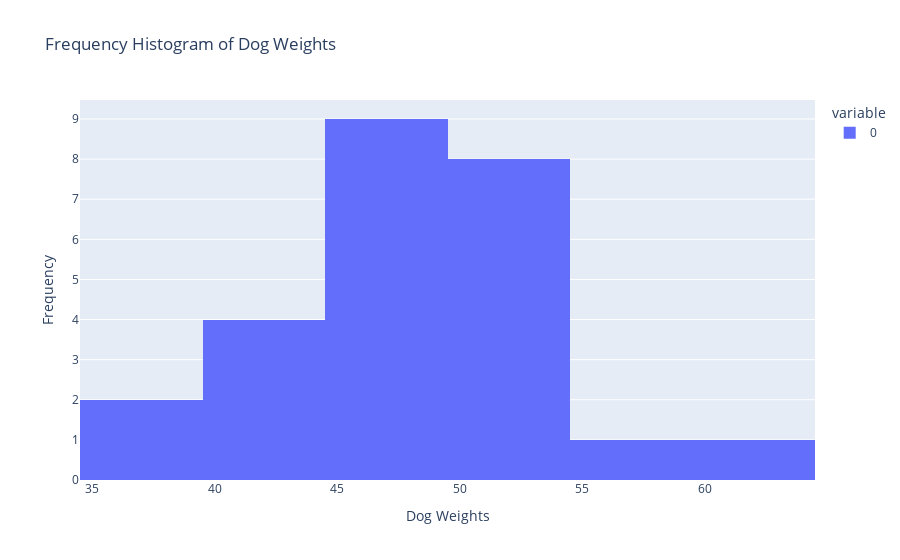

The code cell stored with this chart in its notebook:
### Markdown cell above
## Frequency Histogram with Plotly Express

### Code cell
dog_weights = [
    37, 39, 41, 42, 43, 43,
    45, 45, 46, 46, 47, 47,
    47, 48, 48, 50, 50, 51,
    51, 52, 53, 53, 54, 57, 62
]

bins = [35, 40, 45, 50, 55, 60, 65]

px.histogram(
    dog_weights,
    nbins = 6,  # set the number of bins
    title = "Frequency Histogram of Dog Weights"
).update_layout(
    xaxis_title="Dog Weights", yaxis_title="Frequency"
)

### Figure 1 — Plotly figure (JSON) as saved in the notebook; plotly's stock layout.template omitted (floating-point values rounded to 4 significant figures)
{"data": [{"alignmentgroup": "True", "bingroup": "x", "hovertemplate": "variable=0<br>value=%{x}<br>count=%{y}<extra></extra>", "legendgroup": "0", "marker": {"color": "#636efa", "pattern": {"shape": ""}}, "name": "0", "nbinsx": 6, "offsetgroup": "0", "orientation": "v", "showlegend": true, "type": "histogram", "x": [37, 39, 41, 42, 43, 43, 45, 45, 46, 46, 47, 47, 47, 48, 48, 50, 50, 51, 51, 52, 53, 53, 54, 57, 62], "xaxis": "x", "yaxis": "y"}], "layout": {"barmode": "relative", "legend": {"title": {"text": "variable"}, "tracegroupgap": 0}, "title": {"text": "Frequency Histogram of Dog Weights"}, "xaxis": {"anchor": "y", "domain": [0, 1], "title": {"text": "Dog Weights"}}, "yaxis": {"anchor": "x", "domain": [0, 1], "title": {"text": "Frequency"}}}}
